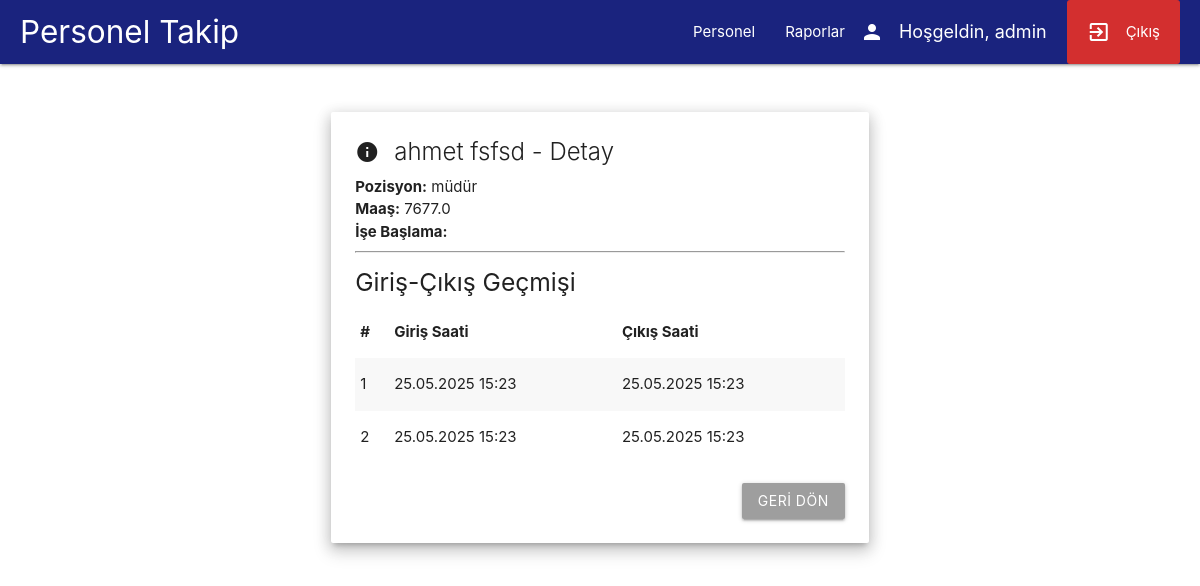
The page /personel/detay/1 (signed in) on the database its author committed.
### app.py (models this page shows)
class User(UserMixin, db.Model):
    id = db.Column(db.Integer, primary_key=True)
    username = db.Column(db.String(150), unique=True, nullable=False)
    password = db.Column(db.String(150), nullable=False)

class Personel(db.Model):
    id = db.Column(db.Integer, primary_key=True)
    ad = db.Column(db.String(100), nullable=False)
    soyad = db.Column(db.String(100), nullable=False)
    pozisyon = db.Column(db.String(100), nullable=False)
    ise_baslama = db.Column(db.String(20))
    maas = db.Column(db.Float)

class GirisCikis(db.Model):
    id = db.Column(db.Integer, primary_key=True)
    personel_id = db.Column(db.Integer, db.ForeignKey('personel.id'), nullable=False)
    giris_saati = db.Column(db.DateTime, nullable=False, default=datetime.utcnow)
    cikis_saati = db.Column(db.DateTime, nullable=True)
    personel = db.relationship('Personel', backref=db.backref('giris_cikislar', lazy=True))

### app.py (the view)
@app.route('/personel/detay/<int:id>')
@login_required
def personel_detay(id):
    personel = Personel.query.get_or_404(id)
    giris_cikislar = GirisCikis.query.filter_by(personel_id=id).order_by(GirisCikis.giris_saati.desc()).all()
    return render_template('personel_detay.html', personel=personel, giris_cikislar=giris_cikislar)

### app.py (called while the page is built)
@login_manager.user_loader
def load_user(user_id):
    return User.query.get(int(user_id))

### templates/personel_detay.html (shortened to what this page needs)
{% extends 'base.html' %}
{% block content %}
<div class="row" style="margin-top: 5vh;">
    <div class="col s12 m8 offset-m2">
        <div class="card z-depth-3">
            <div class="card-content">
                <span class="card-title"><i class="material-icons left">info</i>{{ personel.ad }} {{ personel.soyad }} - Detay</span>
                <p><b>Pozisyon:</b> {{ personel.pozisyon }}<br>
                   <b>Maaş:</b> {{ personel.maas }}<br>
                   <b>İşe Başlama:</b> {{ personel.ise_baslama }}</p>
                <hr>
                <h5>Giriş-Çıkış Geçmişi</h5>
                <table class="striped">
                    <thead>
                        <tr>
                            <th>#</th>
                            <th>Giriş Saati</th>
                            <th>Çıkış Saati</th>
                        </tr>
                    </thead>
                    <tbody>
                        {% for kayit in giris_cikislar %}
                        <tr>
                            <td>{{ loop.index }}</td>
                            <td>{{ kayit.giris_saati.strftime('%d.%m.%Y %H:%M') }}</td>
                            <td>{% if kayit.cikis_saati %}{{ kayit.cikis_saati.strftime('%d.%m.%Y %H:%M') }}{% else %}-{% endif %}</td>
                        </tr>
                        {% else %}
                        <tr><td colspan="3">Kayıt yok.</td></tr>
                        {% endfor %}
                    </tbody>
                </table>
                <div class="right-align" style="margin-top:20px;">
                    <a href="{{ url_for('personel') }}" class="btn grey">Geri Dön</a>
                </div>
            </div>
        </div>
    </div>
</div>
{% endblock %}

### templates/base.html (shortened to what this page needs)
<!DOCTYPE html>
<html lang="tr">
<head>
    <link rel="stylesheet" href="https://cdnjs.cloudflare.com/ajax/libs/materialize/1.0.0/css/materialize.min.css">
</head>
<body>
    <nav>
        <div class="nav-wrapper">
            <a href="/" class="brand-logo left">Personel Takip</a>
            <ul class="right">
                <li><a href="/personel">Personel</a></li>
                <li><a href="/raporlar">Raporlar</a></li>
                {% if current_user.is_authenticated %}
                    <li>
                        <span class="welcome-text">
                            <i class="material-icons left">person</i>
                            Hoşgeldin, {{ current_user.username }}
                        </span>
                    </li>
                    <li>
                        <a href="/logout" class="logout-btn">
                            <i class="material-icons left">exit_to_app</i>
                            Çıkış
                        </a>
                    </li>
                {% else %}
                    <li><a href="/login">Giriş</a></li>
                {% endif %}
            </ul>
        </div>
    </nav>
    <div class="container">
        {% block content %}{% endblock %}
    </div>
</body>
</html>

### templates/base.html (style rules this page uses)
.welcome-text { font-size: 1.2rem; margin-right: 20px; color: white; }
.nav-wrapper { padding: 0 20px; background-color: #1a237e; }
.logout-btn { background-color: #d32f2f; padding: 0 20px; border-radius: 3px; }

### rows shown on the page
User: username "admin"
Personel: ad "ahmet", soyad "fsfsd", pozisyon "müdür", maas "7677.0"
GirisCikis: giris_saati "25.05.2025 15:23", cikis_saati "25.05.2025 15:23"
GirisCikis: giris_saati "25.05.2025 15:23", cikis_saati "25.05.2025 15:23"
